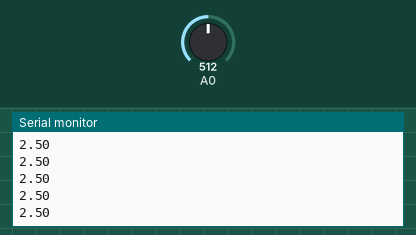
The sketch below on a simulated Arduino Uno, built with avr-gcc and run on an emulated ATmega328P. On the bench: the last lines printed to the serial monitor. The test bench sets the inputs (shaded band); at power-on: A0 = 512.

Above: at 1.2 s.
1.3 s: A0 set to 716
At 1.68 s:
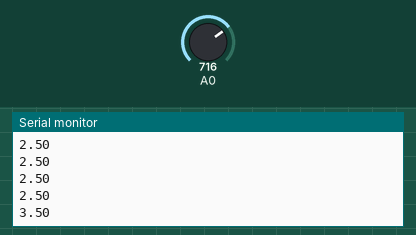
2.8 s: A0 set to 900
At 2.94 s:
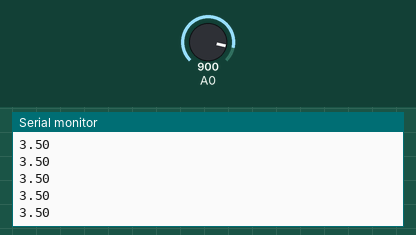
Timing chart, 0 to 5.8 s (numbered marks = the images above; inputs shaded):
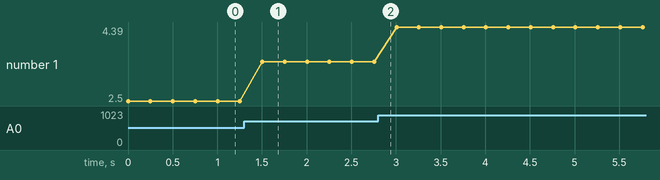

Measured:
- after the input at 1.3 s, the serial monitor: prints a new line after 0.20 s (image 1)
- plotted number 1: 2.5 → 3.5 after the input at 1.3 s, 3.5 → 4.39 after the input at 2.8 s

The sketch:

pHsensor_new.ino
```cpp
#define SINGLE
//#define BUFFER

void setup()
{
  Serial.begin(9600);
}

void loop()
{
  int pHsensorvalue = 0;

  #ifdef SINGLE
  pHsensorvalue = analogRead(A0);
  #endif

  #ifdef BUFFER
  for (int i = 0; i < 10; i++)
  {
    pHsensorvalue += analogRead(A0);
    delay(10);
  }
  pHsensorvalue = pHsensorvalue / 10;
  #endif

  float pHvolt = pHsensorvalue * (5.0/1024);
  float pH = -3.5*pHvolt+21.34-0.7;

  //Serial.println(pHsensorvalue);
  Serial.println(pHvolt);
  //Serial.println(pH);

  delay(250);
}
```
